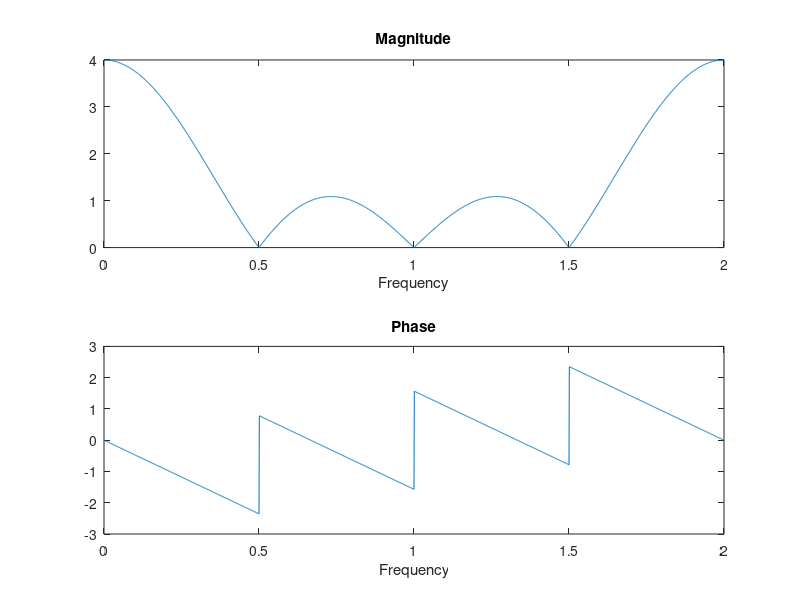

This chart was generated by the following MATLAB code:
% Ex5_6
% 한밭대 20191780 육정훈

w = 0:pi/1000:2*pi;
X = sin(2*w) ./ sin(w/2) .* exp(-i*3*w/2);
magX = abs(X);
angX = angle(X);

figure; % Create a new figure window
subplot(2,1,1); % Subplot for magnitude
plot(w/pi, magX);
title('Magnitude');
xlabel('Frequency');

subplot(2,1,2); % Subplot for phase
plot(w/pi, angX);
title('Phase');
xlabel('Frequency');

